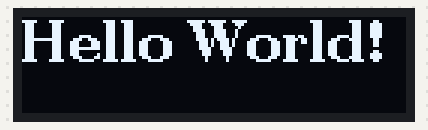
Bench run of a sketch on a simulated Arduino Uno, built with avr-gcc and run on an emulated ATmega328P. Shown: 128×32 one-colour display.

Above: at 0.1 s.

The sketch:

7.2.3-u8g2drawstr.ino
```cpp
/*
使用u8g2显示字符串
图形显示器：OpenJumper 12864 OLED
设备核心：SSD1306
控制器：Genuino 101
*/

#include <U8g2lib.h>

#define rst  2
U8G2_SSD1306_128X32_UNIVISION_F_HW_I2C  u8g2(U8G2_R0 , rst);

void setup(void) {
  u8g2.begin();
}

void loop(void) {
  u8g2.clearBuffer();				   // 清空缓冲区
  u8g2.setFont(u8g2_font_ncenB14_tr);  // 选择一个合适的字体
  u8g2.drawStr(0 , 15 , "Hello World!");   // 将数据存在缓冲区
  u8g2.sendBuffer();				   // 显示缓冲区内容
  delay(1000);
}
```
